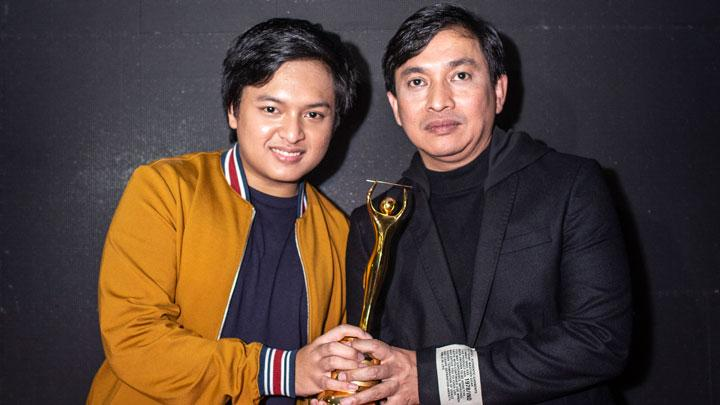
#> input picture face 6.jpg, 720 x 405 px, found by its file name
$ python '0102518007_Diaz Adha Asri Prakoso_UAS Pengolahan Citra.py'
#> lines starting #> are read from the running program, lines starting #| are printed output that depends on the picture
#!/usr/bin/env python
# coding: utf-8

# # Created by

# ## Nama : Diaz Adha Asri Prakoso

# ## NIM : 0102518007

# ### Face Recognition Using Input Image

# In[2]:


#Import Library
import cv2
from skimage import color, segmentation, io
from skimage.filters import sobel
import matplotlib.pyplot as plt


# In[3]:


#RGB to Grayscale
foto = io.imread('D:/Diaz/face 6.jpg')
#> foto is the input picture: shape (405, 720, 3); mean R, G, B 81.4, 63.5, 56.3
gray = cv2.cvtColor(foto, cv2.COLOR_BGR2GRAY)
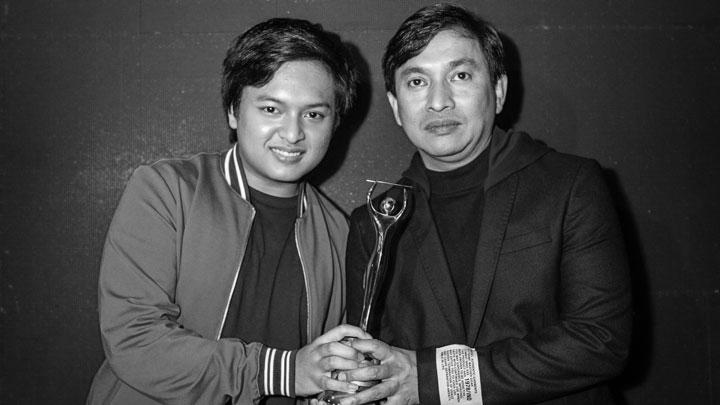
#> gray: shape (405, 720); min 0, max 255, mean 63.6
fig, axes = plt.subplots(ncols=2, sharex=True, sharey=True,
                         figsize=(30, 25))

axes[0].imshow(foto)
axes[0].set_title('Original Image', size = 30)
axes[1].imshow(gray, cmap=plt.cm.gray)
axes[1].set_title('Grayscale', size = 30)


# In[4]:


#Contour detection using sobel detection
edges = sobel(gray)
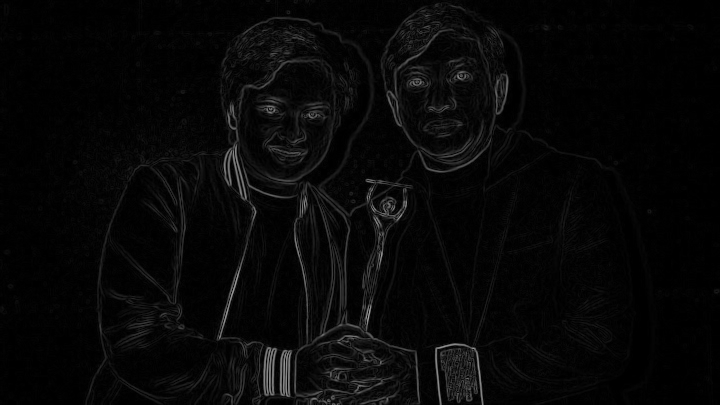
#> edges: shape (405, 720) float64; min 0, max 0.647, mean 0.0304
fig, axes = plt.subplots(ncols=2, sharex=True, sharey=True,
                         figsize=(30, 25))

axes[0].imshow(gray, cmap=plt.cm.gray)
axes[0].set_title('Grayscale', size = 30)
axes[1].imshow(edges, cmap=plt.cm.gray)
axes[1].set_title('Sobel', size = 30)


# In[5]:


#> (the run stopped early here; a loop or call above may not have finished)
